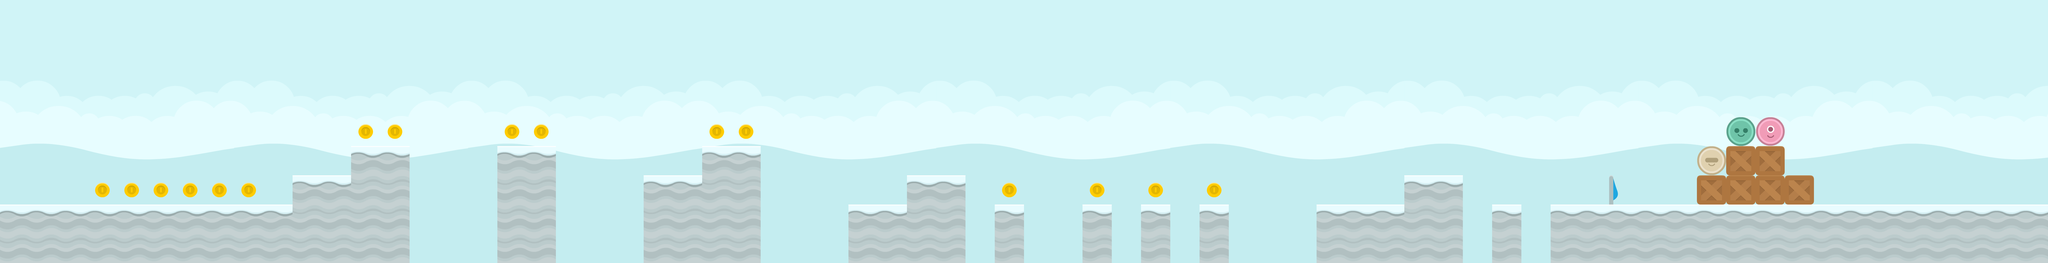

A level layout from a 2D game, rendered from its tile map. Below: a short description, then the map file with its tile-grid data intact:
An orthogonal 70x9 tile map with 128x128 px tiles, 2 tile layers (Tile Layer 1, objx), 5 tilesets and 33 objects.

<map version="1.0" orientation="orthogonal" renderorder="right-down" width="70" height="9" tilewidth="128" tileheight="128" nextobjectid="52">
 <tileset firstgid="1" name="spritesheet_items" tilewidth="128" tileheight="128" tilecount="32" columns="8">
  <image source="../tilesets/spritesheet_items.png" width="1024" height="512" />
 </tileset>
 <tileset firstgid="33" name="blue_land" tilewidth="128" tileheight="128" tilecount="64" columns="8">
  <image source="../tilesets/blue_land.png" width="1024" height="1024" />
 </tileset>
 <tileset firstgid="97" name="spritesheet_tiles" tilewidth="128" tileheight="128" spacing="2" margin="1" tilecount="128" columns="8">
  <image source="../tilesets/spritesheet_tiles.png" width="1040" height="2080" />
 </tileset>
 <tileset firstgid="225" name="spritesheet_ground" tilewidth="128" tileheight="128" spacing="2" margin="1" tilecount="128" columns="8">
  <image source="../tilesets/spritesheet_ground.png" width="1040" height="2080" />
 </tileset>
 <tileset firstgid="353" name="players" tilewidth="128" tileheight="128" tilecount="4" columns="4">
  <image source="../tilesets/players.png" width="512" height="128" />
 </tileset>
 <layer name="Tile Layer 1" width="70" height="9">
  <data encoding="csv">
33,34,35,36,37,38,39,40,33,34,35,36,37,38,39,40,33,34,35,36,37,38,39,40,33,34,35,36,37,38,39,40,33,34,35,36,37,38,39,40,33,34,35,36,37,38,39,40,33,34,35,36,37,38,39,40,33,34,35,36,37,38,39,40,33,34,35,36,37,38,
41,42,43,44,45,46,47,48,41,42,43,44,45,46,47,48,41,42,43,44,45,46,47,48,41,42,43,44,45,46,47,48,41,42,43,44,45,46,47,48,41,42,43,44,45,46,47,48,41,42,43,44,45,46,47,48,41,42,43,44,45,46,47,48,41,42,43,44,45,46,
49,50,51,52,53,54,55,56,49,50,51,52,53,54,55,56,49,50,51,52,53,54,55,56,49,50,51,52,53,54,55,56,49,50,51,52,53,54,55,56,49,50,51,52,53,54,55,56,49,50,51,52,53,54,55,56,49,50,51,52,53,54,55,56,49,50,51,52,53,54,
57,58,59,60,61,62,63,64,57,58,59,60,61,62,63,64,57,58,59,60,61,62,63,64,57,58,59,60,61,62,63,64,57,58,59,60,61,62,63,64,57,58,59,60,61,62,63,64,57,58,59,60,61,62,63,64,57,58,59,60,61,62,63,64,57,58,59,60,61,62,
65,66,67,68,69,70,71,72,65,66,67,68,69,70,71,72,65,66,67,68,69,70,71,72,65,66,67,68,69,70,71,72,65,66,67,68,69,70,71,72,65,66,67,68,69,70,71,72,65,66,67,68,69,70,71,72,65,66,67,68,69,70,71,72,65,66,67,68,69,70,
73,74,75,76,77,78,79,80,73,74,75,76,77,78,79,80,73,74,75,76,77,78,79,80,73,74,75,76,77,78,79,80,73,74,75,76,77,78,79,80,73,74,75,76,77,78,79,80,73,74,75,76,77,78,79,80,73,74,75,76,77,78,79,80,73,74,75,76,77,78,
81,82,83,84,85,86,87,88,81,82,83,84,85,86,87,88,81,82,83,84,85,86,87,88,81,82,83,84,85,86,87,88,81,82,83,84,85,86,87,88,81,82,83,84,85,86,87,88,81,82,83,84,85,86,87,88,81,82,83,84,85,86,87,88,81,82,83,84,85,86,
83,84,85,86,87,88,88,88,88,88,91,92,93,94,95,96,89,90,91,92,93,94,95,96,89,90,91,92,93,94,95,96,89,90,91,92,93,94,95,96,89,90,91,92,93,94,95,89,90,81,81,81,81,81,81,81,81,81,81,81,81,81,81,81,81,82,83,84,85,86,
91,92,93,94,95,96,96,96,96,96,96,96,96,96,96,96,96,96,96,96,96,96,96,96,96,96,96,96,96,96,96,96,96,96,96,96,96,96,96,96,96,96,96,96,96,96,96,96,96,89,89,89,89,89,89,89,89,89,89,89,89,89,89,89,89,90,91,92,93,94
</data>
 </layer>
 <layer name="objx" width="70" height="9">
  <data encoding="csv">
0,0,0,0,0,0,0,0,0,0,0,0,0,0,0,0,0,0,0,0,0,0,0,0,0,0,0,0,0,0,0,0,0,0,0,0,0,0,0,0,0,0,0,0,0,0,0,0,0,0,0,0,0,0,0,0,0,0,0,0,0,0,0,0,0,0,0,0,0,0,
0,0,0,0,0,0,0,0,0,0,0,0,0,0,0,0,0,0,0,0,0,31,0,0,0,0,0,0,0,0,0,0,0,0,0,0,0,0,0,0,0,0,0,0,0,0,0,0,0,0,0,0,0,0,0,0,0,0,0,0,0,0,0,0,0,0,0,0,0,0,
0,0,0,0,0,0,0,0,0,0,0,0,0,0,0,0,0,0,0,0,0,0,0,0,0,0,0,0,0,0,0,0,0,0,0,0,0,0,0,0,0,0,0,0,0,0,0,0,0,0,0,0,0,0,0,0,0,0,0,0,0,0,0,0,0,0,0,0,0,0,
0,0,0,0,0,0,0,0,0,0,0,0,0,0,0,0,0,0,0,0,0,0,0,0,0,0,0,0,0,0,0,0,0,31,0,0,0,0,0,0,0,0,0,0,0,0,0,0,0,0,0,0,0,0,0,0,0,0,0,0,0,0,0,0,0,0,0,0,0,0,
0,0,0,0,0,0,0,0,0,0,0,0,30,30,0,0,0,30,30,0,0,0,0,0,30,30,0,0,0,0,0,0,0,0,0,0,0,0,0,0,0,0,0,0,0,0,0,0,0,0,0,0,0,0,0,0,0,0,0,356,353,0,0,0,0,0,0,0,0,0,
0,0,0,0,0,0,0,0,0,0,0,0,284,284,0,0,0,284,284,0,0,0,0,0,284,284,0,0,0,0,0,0,0,0,0,0,0,0,0,0,0,0,0,0,0,0,0,0,0,0,0,0,0,0,0,0,0,0,355,129,129,0,0,0,0,0,0,0,0,0,
0,31,31,30,30,30,30,30,30,0,284,284,277,277,0,0,0,277,277,0,0,0,284,284,277,277,0,0,280,0,0,284,284,0,30,0,0,30,0,30,0,30,0,0,0,0,0,0,284,284,0,0,0,0,0,11,0,0,129,129,129,129,0,0,0,0,0,0,0,0,
284,284,284,284,284,284,284,284,284,284,277,277,277,277,0,0,0,277,277,0,0,0,277,277,277,277,0,0,0,284,284,277,277,0,284,0,0,284,0,284,0,284,0,0,0,284,284,284,277,277,0,284,0,284,284,284,284,284,284,284,284,284,284,284,284,284,284,284,284,284,
277,277,277,277,277,277,277,277,277,277,277,277,277,277,0,0,0,277,277,0,0,0,277,277,277,277,0,0,0,277,277,277,277,0,277,0,0,277,0,277,0,277,0,0,0,277,277,277,277,277,0,277,0,277,277,277,277,277,277,277,277,277,277,277,277,277,277,277,277,277
</data>
 </layer>
 <objectgroup name="ground">
  <object id="3" x="6784" y="896" width="2176" height="256" />
  <object id="4" x="6528" y="896" width="128" height="256" />
  <object id="5" x="6144" y="768" width="256" height="384" />
  <object id="6" x="5760" y="896" width="384" height="256" />
  <object id="7" x="5248" y="896" width="128" height="256" />
  <object id="8" x="4992" y="896" width="128" height="256" />
  <object id="9" x="4736" y="896" width="128" height="256" />
  <object id="10" x="4352" y="896" width="128" height="256" />
  <object id="11" x="3968" y="768" width="256" height="384" />
  <object id="13" x="3712" y="896" width="256" height="256" />
  <object id="14" x="3072" y="640" width="256" height="512" />
  <object id="15" x="2816" y="768" width="256" height="384" />
  <object id="16" x="2176" y="640" width="256" height="512" />
  <object id="17" x="1536" y="640" width="256" height="512" />
  <object id="18" x="1280" y="768" width="256" height="384" />
  <object id="19" x="0" y="896" width="1280" height="256" />
 </objectgroup>
 <objectgroup name="coins">
  <object id="36" x="5280" y="800.5" width="64" height="64">
   <ellipse />
  </object>
  <object id="37" x="5024.25" y="800.25" width="64" height="64">
   <ellipse />
  </object>
  <object id="38" x="4768" y="800.5" width="64" height="64">
   <ellipse />
  </object>
  <object id="39" x="4384" y="800.5" width="64" height="64">
   <ellipse />
  </object>
  <object id="40" x="3232" y="544.5" width="64" height="64">
   <ellipse />
  </object>
  <object id="41" x="3104" y="544.5" width="64" height="64">
   <ellipse />
  </object>
  <object id="42" x="2336" y="544.5" width="64" height="64">
   <ellipse />
  </object>
  <object id="43" x="2208" y="544.5" width="64" height="64">
   <ellipse />
  </object>
  <object id="44" x="1568" y="544.5" width="64" height="64">
   <ellipse />
  </object>
  <object id="45" x="1696" y="544.5" width="64" height="64">
   <ellipse />
  </object>
  <object id="46" x="928" y="800.5" width="64" height="64">
   <ellipse />
  </object>
  <object id="47" x="800" y="800.5" width="64" height="64">
   <ellipse />
  </object>
  <object id="48" x="672" y="800.5" width="64" height="64">
   <ellipse />
  </object>
  <object id="49" x="544" y="800.5" width="64" height="64">
   <ellipse />
  </object>
  <object id="50" x="416" y="800.5" width="64" height="64">
   <ellipse />
  </object>
  <object id="51" x="1056" y="800.5" width="64" height="64">
   <ellipse />
  </object>
 </objectgroup>
 <objectgroup name="finish">
  <object id="2" x="7168" y="0" width="128" height="896" />
 </objectgroup>
</map>
